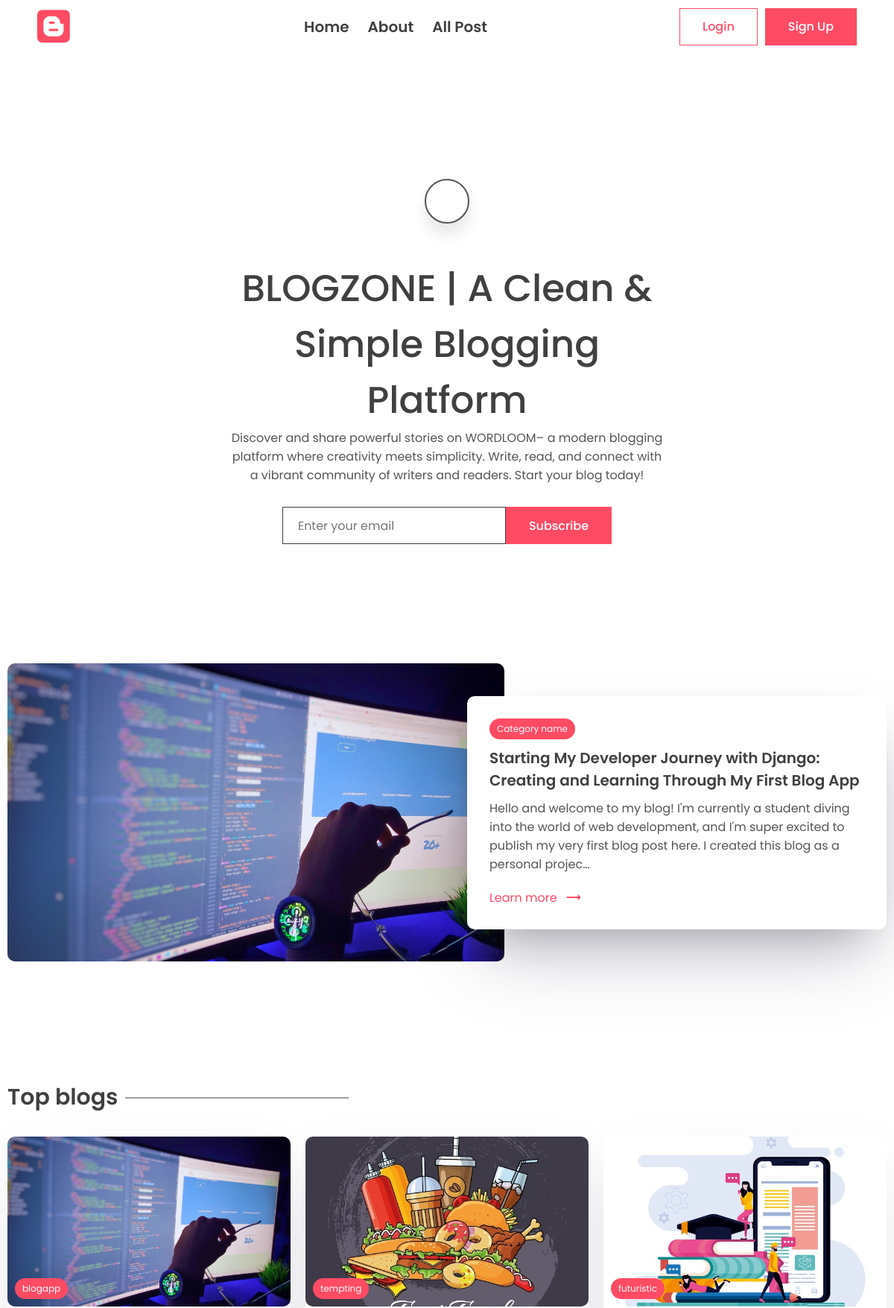
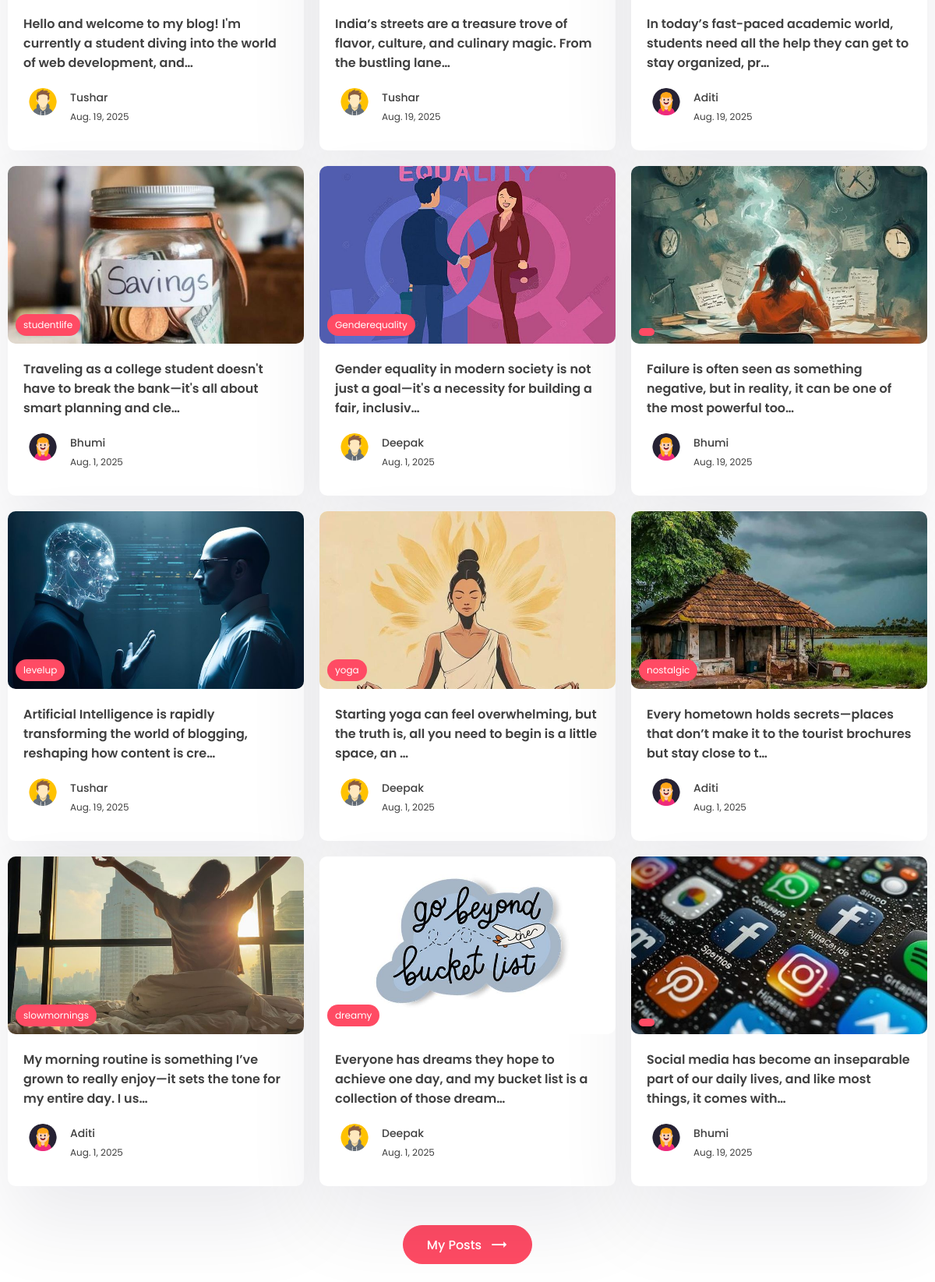
The page / (upper part) on the database its author committed (2 pictures, top to bottom).
### app/models.py (models this page shows, shortened)
class WebsiteMeta(models.Model):
    title=models.CharField(max_length=200)
    description=models.CharField(max_length=500)
    about=models.TextField()

class Post(models.Model):
    title=models.CharField(max_length=200)
    content=models.TextField()
    last_updated=models.DateTimeField(auto_now=True)
    slug=models.SlugField(max_length=200,unique=True)
    image=models.ImageField(null=True,blank=True,upload_to="images/")
    tags=models.ManyToManyField(Tag,blank=True,related_name='post')
    view_count=models.IntegerField(null=True,blank=True)
    is_featured=models.BooleanField(default=False)
    author=models.ForeignKey(User,on_delete=models.CASCADE,null=True,blank=True)
    bookmarks=models.ManyToManyField(User,related_name="bookmarks",default=None,blank=True)
    likes=models.ManyToManyField(User,related_name="post_like",default=None,blank=True)

class Tag(models.Model):
    name=models.CharField(max_length=100)
    description=models.CharField(max_length=100)
    slug=models.SlugField(max_length=200,unique=True)

class Profile(models.Model):
    user=models.OneToOneField(User,on_delete=models.CASCADE)
    profile_image=models.ImageField(null=True,blank=True,upload_to="images/")
    slug=models.SlugField(unique=True,max_length=200)
    bio=models.CharField(max_length=200)

### app/views.py (the view, shortened to what this page needs)
# urls.py: path('',views.index,name='index'),
def index(request):
    posts=Post.objects.all()
    top_posts=Post.objects.all().order_by('-view_count')[0:15]
    recent_posts=Post.objects.all().order_by('-last_updated')[0:15]
    featured_blog=Post.objects.filter(is_featured=True)
    subscribe_form=SubscribeForm()
    subscribe_successful=None
    website_info=None
    if WebsiteMeta.objects.all().exists():
        website_info=WebsiteMeta.objects.all()[0]
    if featured_blog:
        featured_blog=featured_blog[0]
    context={'posts':posts,'top_posts':top_posts,'recent_posts':recent_posts,'subscribe_form':subscribe_form,'subscribe_successful':subscribe_successful,'featured_blog':featured_blog,'website_info':website_info}
    return render(request,'app/index.html',context)

### app/forms.py
class SubscribeForm(forms.ModelForm):
     class Meta:
        model=subscribe
        fields='__all__'
        labels={'email': _('')}
     def __init__(self,*args, **kwargs):
         super().__init__(*args, **kwargs)
         self.fields['email'].widget.attrs['placeholder'] ='Enter your email'

### app/templates/app/index.html (shortened to what this page needs)
{% extends "base.html" %}
{% block content %}
    <main class="sp">
      <div class="container">
        <center>
          <div class="search-bar">
            <a href="{% url 'search' %}" class="animated-search" onclick="searchbar()">
            </a>
          </div>
          <div class="typo">
            {% if website_info.title %}
            <h1 class="title">{{website_info.title}}</h1>
            {% else %}
            <h1 class="title">Website blog title</h1>
            {% endif %}
            {% if website_info.description%}
             <p>
           {{website_info.description}}
            </p>
            {% else %}
            <p>
              Lorem ipsum began as scrambled, nonsensical Latin derived from
              Cicero's 1st-century BC text De Finibus Bonorum et Malorum.
            </p>
            {% endif %}
          </div>
          <div class="newsletter">
            <form method="POST">
              {{subscribe_form}}
              <button class="btn btn-primary">Subscribe</button>
            </form>
          </div>
        </center>
      </div>
    </main>
    {% if featured_blog %}
    <section class="sp">
      <div class="container">
        <a href="{% url 'post_page' featured_blog.slug %}">
        <div class="grid-2">
          <div class="post-img">
            <img src="{{featured_blog.image.url}}" alt="" />
          </div>
          <div class="post-content">
            <div class="cetagory">
              <p>Category name</p>
            </div>
            <h1>
             {{featured_blog.title}}
            </h1>
            <p class="des">
              {{featured_blog.content | truncatechars:200}}
            </p>
            <a class="learn" href="#"
              >Learn more <span class="material-icons"> trending_flat </span></a
            >
          </div>
        </div>
      </a>
      </div>
    </section>
    {% endif %}
    <section class="sp">
      <div class="container">
        <h1 class="sec-title">Top blogs</h1>
        <div class="grid-3">
            {% for post in  top_posts %}
          <a href="{% url 'post_page' post.slug %}">
            <div class="card">
              <div class="post-img">
                <img src="{{post.image.url}}" alt="" />
                <div class="tag">{{post.tags.all.0.name}}</div>
              </div>
              <div class="card-content">
                <h3>
                  {{post.content | truncatechars:100}}
                </h3>
                        <div class="author">
                          <div class="profile-pic">
                            <img src="{{post.author.profile.profile_image.url}}" alt="" />
                          </div>
                          <div class="details">
                            <p>{{post.author.first_name}}</p>
                            <small>{{post.last_updated | date}}</small>
                          </div>
                        </div>
              </div>
            </div>
          </a>
          {% endfor %}
        </div>
        <center>
          {% if user.is_authenticated %}
          <a href="{% url 'all_posts' %}"><button class="btn btn-primary rounded view">
            My Posts<span class="material-icons"> trending_flat </span>
          </button></a>
          {% else %}
           <a href="{% url 'login' %}"><button class="btn btn-primary rounded view">
             My Posts <span class="material-icons"> trending_flat </span>
            <button></a>
          {% endif %}
        </center>
      </div>
    </section>
{% endblock content %}

### app/static/app/style.css (style rules this page uses)
* { margin: 0; padding: 0; box-sizing: border-box; text-decoration: none; border: none; outline: none; list-style: none; font-family: "Poppins", sans-serif; color: var(--black); }
:root { --red: #ff4b64; --black: #404040; --des: #555555; --shadow: #ffffff1a 0px 1px 1px 0px inset, #32325d40 0px 50px 100px -20px, #0000004d 0px 30px 60px -30px; --shadow2: rgba(17, 12, 46, 0.084) 0px 48px 100px 0px; }
html { font-size: 62.5%; }
[class*="grid"] { display: grid; }
img { width: 100%; }
.container { max-width: 1220px; margin: auto; padding: 0 10px; }
p, a { font-size: 1.6rem; color: var(--des); }
input, textarea { font-size: 1.6rem; color: var(--black); }
.btn { cursor: pointer; height: 5rem; padding: 0 3rem; font-size: 1.6rem; font-weight: 500; border: 1px solid var(--red); display: flex; align-items: center; justify-content: center; gap: 1rem; }
.btn span { color: white; }
.btn-primary { background: var(--red); color: white; }
.rounded { border-radius: 5rem; }
.search-bar, .animated-search { width: 6rem; aspect-ratio: 1/1; border: 2px solid var(--des); border-radius: 50%; display: flex; align-items: center; justify-content: center; background: white; box-shadow: 0 15px 20px #00000018; cursor: pointer; margin-top: 4rem; z-index: 2; }
.search-bar { box-shadow: unset; border: none; }
.search-bar .animated-search { margin-top: 0; }
.typo { width: 50%; margin-top: 5rem; }
.title { font-size: 5rem; font-weight: 500; }
.newsletter form { display: flex; align-items: center; justify-content: center; margin-top: 3rem; }
.newsletter input { border: 1px solid var(--black); height: 5rem; width: 30rem; padding: 0 2rem; }
.sp { padding: 8rem 0; }
.grid-2 { grid-template-columns: 1.3fr 1fr; align-items: center; }
.post-img { height: 40rem; width: 100%; overflow: hidden; border-radius: 1rem; }
.post-img img { height: 100%; object-fit: cover; object-position: center; }
.post-content { position: relative; left: -5rem; background: white; border-radius: 1rem; padding: 3rem; box-shadow: var(--shadow); width: calc(100% + 5rem); }
.post-content h1 { font-size: 2rem; font-weight: 600; margin: 1rem 0; }
.cetagory { background: var(--red); width: fit-content; border-radius: 5rem; padding: 0.5rem 1rem; }
.cetagory p { color: white; font-size: 1.2rem; }
.learn { display: flex; align-items: center; gap: 1rem; color: var(--red); margin-top: 2rem; }
.learn span { color: #ff4b64; }
.sec-title { font-size: 3rem; font-weight: 600; position: relative; width: fit-content; margin-bottom: 3rem; }
.sec-title::after { content: ""; position: absolute; right: -31rem; height: 1px; width: 30rem; background: var(--black); top: 50%; transform: translateY(-50%); }
.grid-3 { display: grid; grid-template-columns: repeat(3, 1fr); gap: 2rem; }
.card { background: white; box-shadow: var(--shadow2); border-radius: 1rem; cursor: pointer; transition: 0.3s; }
.post-img { position: relative; }
.tag { position: absolute; bottom: 1rem; left: 1rem; background: var(--red); color: white; border-radius: 5rem; padding: 0.5rem 1rem; font-size: 1.2rem; }
.card-content { padding: 2rem; padding-bottom: 3rem; }
.card h3 { font-size: 1.6rem; font-weight: 600; }
.card .post-img { width: 100%; height: unset; aspect-ratio: 1/0.6; }
.author { display: flex; align-items: center; gap: 1rem; margin-top: 2rem; }
.profile-pic { width: 5rem; aspect-ratio: 1/1; border-radius: 50%; overflow: hidden; }
.author p { color: var(--black); font-weight: 500; font-size: 1.4rem; }
.author small { color: var(--black); font-size: 1.2rem; }
.view { margin-top: 5rem; }
main { padding-top: 10rem !important; }

### rows shown on the page
WebsiteMeta: title "BLOGZONE | A Clean & Simple Blogging Platform", description "Discover and share powerful stories on WORDLOOM– a modern blogging platform where creativity meets simplicity. Write, read, and connect with a vibrant community of writers and readers. Start your blog today!"
Post: image (picture), title "Starting My Developer Journey with Django: Creating and Learning Through My First Blog App", content "Hello and welcome to my blog! I'm currently a student diving into the world of web development, and I'm super excited to publish my very first blog post here. I created this blog as a personal projec…", tags.all.0.name "blogapp", content "Hello and welcome to my blog! I'm currently a student diving into the world of web development, and…", author.profile.profile_image (picture), author.first_name "Tushar", last_updated "Aug. 19, 2025"
Post: image (picture), tags.all.0.name "tempting", content "India’s streets are a treasure trove of flavor, culture, and culinary magic. From the bustling lane…", author.profile.profile_image (picture), author.first_name "Tushar", last_updated "Aug. 19, 2025"
Post: image (picture), tags.all.0.name "futuristic", content "In today’s fast-paced academic world, students need all the help they can get to stay organized, pr…", author.profile.profile_image (picture), author.first_name "Aditi", last_updated "Aug. 19, 2025"
Post: image (picture), tags.all.0.name "studentlife", content "Traveling as a college student doesn't have to break the bank—it's all about smart planning and cle…", author.profile.profile_image (picture), author.first_name "Bhumi", last_updated "Aug. 1, 2025"
Post: image (picture), tags.all.0.name "Genderequality", content "Gender equality in modern society is not just a goal—it's a necessity for building a fair, inclusiv…", author.profile.profile_image (picture), author.first_name "Deepak", last_updated "Aug. 1, 2025"
Post: image (picture), content "Failure is often seen as something negative, but in reality, it can be one of the most powerful too…", author.profile.profile_image (picture), author.first_name "Bhumi", last_updated "Aug. 19, 2025"
Post: image (picture), tags.all.0.name "levelup", content "Artificial Intelligence is rapidly transforming the world of blogging, reshaping how content is cre…", author.profile.profile_image (picture), author.first_name "Tushar", last_updated "Aug. 19, 2025"
Post: image (picture), tags.all.0.name "yoga", content "Starting yoga can feel overwhelming, but the truth is, all you need to begin is a little space, an …", author.profile.profile_image (picture), author.first_name "Deepak", last_updated "Aug. 1, 2025"
Post: image (picture), tags.all.0.name "nostalgic", content "Every hometown holds secrets—places that don’t make it to the tourist brochures but stay close to t…", author.profile.profile_image (picture), author.first_name "Aditi", last_updated "Aug. 1, 2025"
Post: image (picture), tags.all.0.name "slowmornings", content "My morning routine is something I’ve grown to really enjoy—it sets the tone for my entire day. I us…", author.profile.profile_image (picture), author.first_name "Aditi", last_updated "Aug. 1, 2025"
Post: image (picture), tags.all.0.name "dreamy", content "Everyone has dreams they hope to achieve one day, and my bucket list is a collection of those dream…", author.profile.profile_image (picture), author.first_name "Deepak", last_updated "Aug. 1, 2025"
Post: image (picture), content "Social media has become an inseparable part of our daily lives, and like most things, it comes with…", author.profile.profile_image (picture), author.first_name "Bhumi", last_updated "Aug. 19, 2025"
